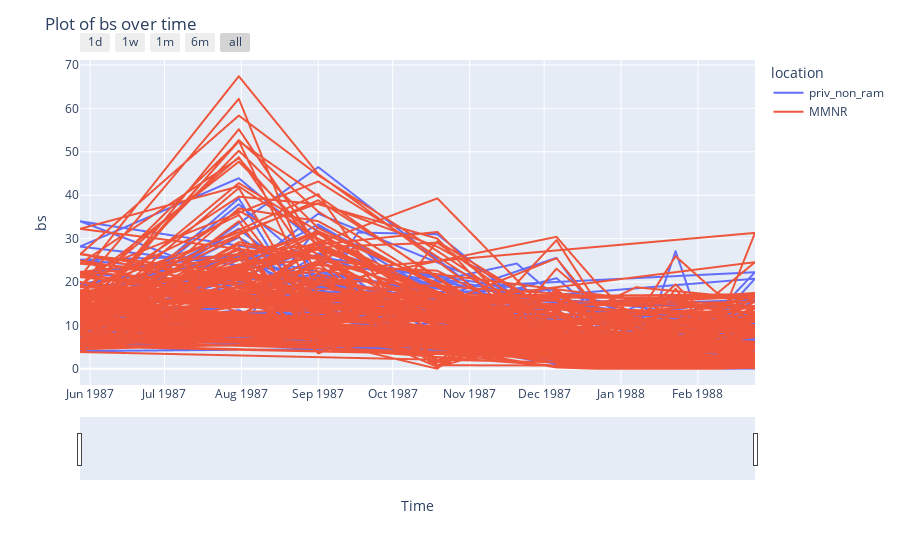

This figure's notebook cell:
### Code cell
# Group the data by location
groups = test.groupby('location')

# Plot each group separately with different colors
for name, group in groups:
    plt.plot(group['time'], group['bs'], label=name)

# Set the x-axis label
plt.xlabel('Time')

# Set the y-axis label
plt.ylabel('bs')

# Set the title of the plot
plt.title('Plot of bs over time')

# Add a legend
plt.legend()

# Show the plot
plt.show()

import plotly.express as px

fig = px.line(df, x='time', y='bs', color='location')
fig.update_layout(
    title='Plot of bs over time',
    xaxis_title='Time',
    yaxis_title='bs',
    hovermode='x',
    xaxis=dict(
        rangeselector=dict(
            buttons=list([
                dict(count=1, label="1d", step="day", stepmode="backward"),
                dict(count=7, label="1w", step="day", stepmode="backward"),
                dict(count=1, label="1m", step="month", stepmode="backward"),
                dict(count=6, label="6m", step="month", stepmode="backward"),
                dict(step="all")
            ])
        ),
        rangeslider=dict(visible=True),
        type="date"
    )
)
fig.show()

### Figure 1 — Plotly figure (JSON) as saved in the notebook; plotly's stock layout.template omitted (floating-point values rounded to 4 significant figures; data arrays with more than 128 entries replaced by an {"elided": "..."} marker saying what was removed)
{"data": [{"hovertemplate": "location=priv_non_ram<br>time=%{x}<br>bs=%{y}<extra></extra>", "legendgroup": "priv_non_ram", "line": {"color": "#636efa", "dash": "solid"}, "marker": {"symbol": "circle"}, "mode": "lines", "name": "priv_non_ram", "showlegend": true, "type": "scattergl", "x": {"elided": "385 str values"}, "xaxis": "x", "y": {"elided": "385 float values"}, "yaxis": "y"}, {"hovertemplate": "location=MMNR<br>time=%{x}<br>bs=%{y}<extra></extra>", "legendgroup": "MMNR", "line": {"color": "#EF553B", "dash": "solid"}, "marker": {"symbol": "circle"}, "mode": "lines", "name": "MMNR", "showlegend": true, "type": "scattergl", "x": {"elided": "673 str values"}, "xaxis": "x", "y": {"elided": "673 float values"}, "yaxis": "y"}], "layout": {"hovermode": "x", "legend": {"title": {"text": "location"}, "tracegroupgap": 0}, "margin": {"t": 60}, "title": {"text": "Plot of bs over time"}, "xaxis": {"anchor": "y", "domain": [0, 1], "rangeselector": {"buttons": [{"count": 1, "label": "1d", "step": "day", "stepmode": "backward"}, {"count": 7, "label": "1w", "step": "day", "stepmode": "backward"}, {"count": 1, "label": "1m", "step": "month", "stepmode": "backward"}, {"count": 6, "label": "6m", "step": "month", "stepmode": "backward"}, {"step": "all"}]}, "rangeslider": {"visible": true}, "title": {"text": "Time"}, "type": "date"}, "yaxis": {"anchor": "x", "domain": [0, 1], "title": {"text": "bs"}}}}
